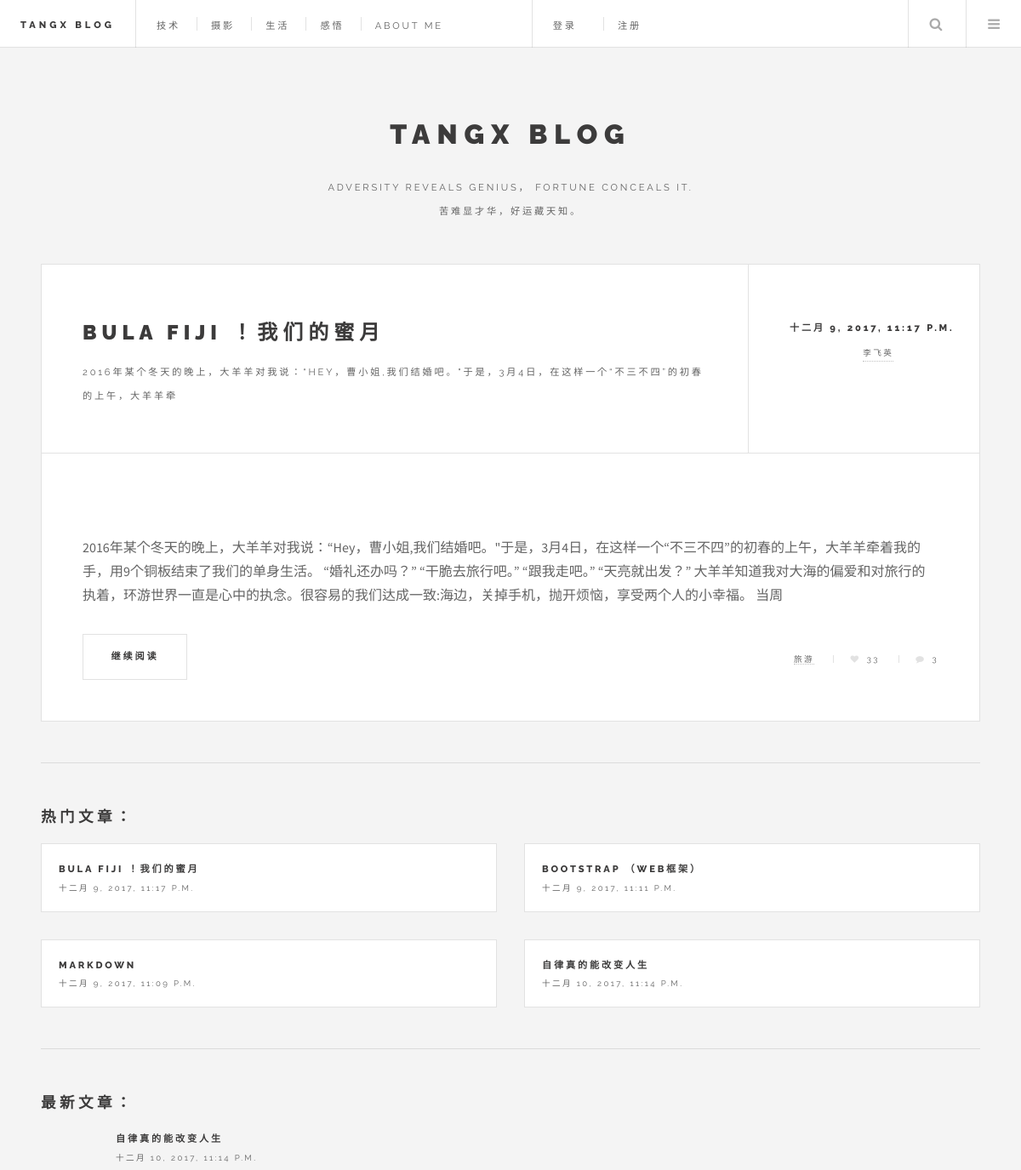
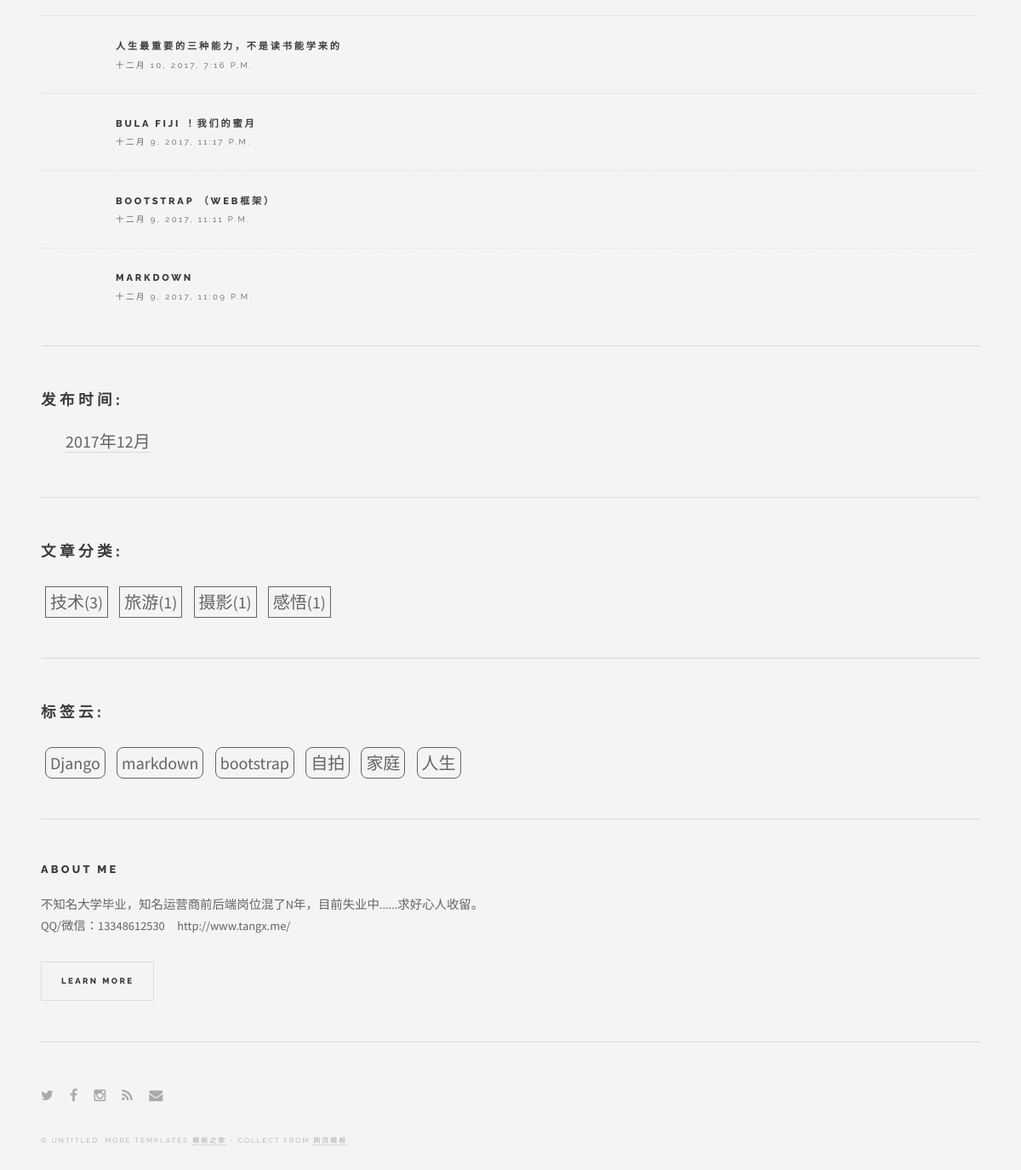
The app's page /category/2/ with its own data (2 pictures, top to bottom).
### blog/models.py (models this page shows, shortened)
class Post(models.Model):
    title = models.CharField(max_length=100)
    body = models.TextField()
    created_time = models.DateTimeField(auto_now_add=True)
    modified_time = models.DateTimeField(auto_now=True)
    excerpt = models.CharField(max_length=200,blank=True)
    category = models.ForeignKey('Category')
    tags = models.ManyToManyField('Tag')
    author = models.ForeignKey(User)
    views = models.PositiveIntegerField(default=0)
    img = models.ImageField(upload_to='avatar/post/%Y/%m/%d/',default='post.jpg')
    class Meta:
        ordering=['-created_time']
    def get_absolute_url(self):
        return reverse('blog:detail',kwargs={'pk':self.pk})

class Category(models.Model):
    name = models.CharField(max_length=30)
    def __str__(self):
        return self.name

class Tag(models.Model):
    name = models.CharField(max_length=30)

### users/models.py (models this page shows)
class User(AbstractUser):
    nickname = models.CharField(max_length=64,unique=True,db_index=True,verbose_name='昵称')
    signature = models.CharField(max_length=128,default='这家伙很懒什么都没有留下',verbose_name='个性签名')
    headshot = models.ImageField(upload_to='avatar/headshot/%Y/%m/%d/', default='default.jpg',verbose_name='头像')
    class Meta(AbstractUser.Meta):
        pass
    def __str__(self):
        return self.username

### blog/views.py (the view)
# urls.py: url('^category/(?P<pk>\d+)/$',CategoryView.as_view(),name='category'),
class CategoryView (IndexView):
    def get_queryset(self):
        cate = get_object_or_404(Category, pk=self.kwargs.get('pk'))
        return super().get_queryset().filter(category=cate)

### blog/templatetags/blog_tags.py (called while the page is built)
@register.simple_tag
def get_recent_post(num=5):
    return Post.objects.all().order_by('-created_time')[:num]

@register.simple_tag
def get_hot_post(num=4):
    return Post.objects.annotate(num_comments=Count('comment')).order_by('-num_comments')[:num]

@register.simple_tag
def archives():
    return Post.objects.dates('created_time','month',order='DESC')

@register.simple_tag
def get_category():
    return Category.objects.annotate(num_post=Count('post')).filter(num_post__gt=0)

@register.simple_tag
def get_tags():
    return Tag.objects.annotate(num_post=Count('post')).filter(num_post__gt=0)

### templates/blog/index.html (shortened to what this page needs)
{% extends 'blog/base.html' %}
{% block main %}
                        {% for post in post_list %}
                            <article class="post">
								<header>
									<div class="title">
										<h2><a href="{{ post.get_absolute_url }}">{{ post.title }}</a></h2>
										<p>{{ post.excerpt }}</p>
									</div>
									<div class="meta">
										<time class="published" datetime="2015-10-22">{{ post.created_time }}</time>
										<a href="#" class="author"><span class="name">{{ post.author }}</span><img src="{{ post.author.headshot.url }}" alt="" /></a>
									</div>
								</header>
								<p>{{ post.body | truncatechars:210 }}</p>
								<footer>
									<ul class="actions">
										<li><a href="{{ post.get_absolute_url }}" class="button big">继续阅读</a></li>
									</ul>
									<ul class="stats">
										<li><a href="{% url 'blog:category' post.category.pk %}">{{ post.category }}</a></li>
										<li><a href="{{ post.get_absolute_url }}" class="icon fa-heart">{{ post.views }}</a></li>
										<li><a href="{{ post.get_absolute_url }}" class="icon fa-comment">{{ post.comment_set.all.count }}</a></li>
									</ul>
								</footer>
							</article>
                        {% empty %}
                            暂无文章收录
                        {% endfor %}
{% endblock %}

### templates/blog/base.html (shortened to what this page needs)
{% load static %}
{% load blog_tags %}
<!DOCTYPE HTML>
<html>
	<head>
		<link rel="stylesheet" href="{% static 'assets/css/main.css'%}" />
        <link rel="stylesheet" href="{% static 'assets/highlights/github.css' %}">
	</head>
	<body>
			<div id="wrapper">
					<header id="header">
						<h1><a href="{% url 'blog:index' %}">Tangx Blog</a></h1>
						<nav class="links">
							<ul>
								<li><a href="{% url 'blog:category' 1 %}">技术</a></li>
								<li><a href="{% url 'photo:show' %}">摄影</a></li>
								<li><a href="#">生活</a></li>
								<li><a href="{% url 'blog:category' 5 %}">感悟</a></li>
								<li><a href="#">About Me</a></li>
							</ul>
						</nav>
                        <nav class="links usernav">
                           <ul>
                               {% if user.is_authenticated  %}
                                <li class="cl-effect-11"><a href="#"><img src="{{ user.headshot.url }} " height="30" width="30"/></a></li>
                                <li class="cl-effect-11"><a href="#" data-hover="{{ user.username }}">{{ user.username }}</a></li>
                                <li class="cl-effect-11"><a href="{% url 'logout' %}?next={{ request.path }}" data-hover="注销">注销</a></li>
                                <li class="cl-effect-11"><a href="{% url 'password_change' %}?next={{ request.path }}" data-hover="修改密码">修改密码</a></li>
                                 <li class="cl-effect-11"><a href="{% url 'blog:pubpost' user.pk %}" data-hover="发布">发布</a></li>
                            {% else %}
                                <li class="cl-effect-11" id="mylogin" style="width: 40px" >
                                    <a id='mylogina'style="width:36px;cursor: pointer;display: inline-block" >登录</a>
                                </li>
                                <li class="cl-effect-11"><a href="{% url 'users:register' %}?next={{ request.path }}" data-hover="注册">注册</a></li>
                            {% endif %}
                           </ul>
						</nav>
						<nav class="main">
							<ul>
								<li class="search">
									<a class="fa-search" href="#search">Search</a>
								</li>
								<li class="menu">
									<a class="fa-bars" href="#menu">Menu</a>
								</li>
							</ul>
						</nav>
					</header>
					<div id="main">
                        {% block main %}
                        {% endblock %}
					</div>
					<section id="sidebar">
							<section id="intro">
								<header>
									<h2>TANGX BLOG</h2>
									<p>Adversity reveals genius， fortune conceals it.<br>苦难显才华，好运藏天知。</p>
								</header>
							</section>
							<section>
                                <h2>热门文章：</h2>
								<div class="mini-posts">
										{% get_hot_post as hot_post_list%}
                                        {% for hot_post in hot_post_list %}
                                            <article class="mini-post">
											<header>
												<h3><a href="{{ hot_post.get_absolute_url }}">{{ hot_post.title }}</a></h3>
												<time class="published" datetime="{{ hot_post.created_time }}">{{ hot_post.created_time }}</time>
											</header>
										    </article>
                                        {% empty %}
                                            暂无blog文章发表
                                        {% endfor %}
								</div>
							</section>
							<section>
                                <h2>最新文章：</h2>
								<ul class="posts">
                                    {% get_recent_post as recent_post_list%}
                                        {% for recent_post in recent_post_list %}
                                           <li>
                                                <article>
                                                    <header>
                                                        <h3><a href="{{ recent_post.get_absolute_url }}">{{ recent_post.title }}</a></h3>
                                                        <time class="published" datetime="{{ recent_post.created_time }}">{{ recent_post.created_time }}</time>
                                                    </header>
                                                </article>
                                           </li>
                                        {% empty %}
                                            暂无blog文章发表
                                        {% endfor %}
								</ul>
							</section>
                           <section>
                               {% archives as date_list %}
                                <h2>发布时间:</h2>
                               <ul class="mysection ">
                                   {% for date in date_list %}
                                       <li><a href="{% url 'blog:archives' date.year date.month %}" style="font-size: 20px">{{ date.year }}年{{ date.month }}月</a></li>
                                   {% empty %}
                                       暂无时间分类
                                   {% endfor %}
                               </ul>
                           </section>
                           <section class="mysection mytag">
                               {% get_category as cate_list %}
                               <h2>文章分类:</h2>
                                <div>
                                   {% for cate in cate_list %}
                                      <li>
                                          <a href="{% url 'blog:category' cate.pk %}" >{{ cate.name }}<span>({{ cate.num_post }})</span></a>
                                      </li>
                                   {% empty %}
                                       暂无时间分类
                                   {% endfor %}
                                </div>
                           </section>
                           <section class="mysection mytag">
                               {% get_tags as tags_list %}
                               <h2>标签云:</h2>
                                <div>
                                   {% for tag in tags_list %}
                                      <li >
                                          <a href="{% url 'blog:tags' tag.pk %}" style="border-radius: 8px">{{ tag.name }}</a>
                                      </li>
                                   {% empty %}
                                       暂无时间分类
                                   {% endfor %}
                                </div>
                           </section>
							<section class="blurb">
								<h2>About Me</h2>
								<p>不知名大学毕业，知名运营商前后端岗位混了N年，目前失业中......求好心人收留。<br> QQ/微信：13348612530 &nbsp;&nbsp;&nbsp;&nbsp;http://www.tangx.me/</p>
								<ul class="actions">
									<li><a href="#" class="button">Learn More</a></li>
								</ul>
							</section>
							<section id="footer">
								<ul class="icons">
									<li><a href="#" class="fa-twitter"><span class="label">Twitter</span></a></li>
									<li><a href="#" class="fa-facebook"><span class="label">Facebook</span></a></li>
									<li><a href="#" class="fa-instagram"><span class="label">Instagram</span></a></li>
									<li><a href="{% url 'rss' %}" class="fa-rss"><span class="label">RSS</span></a></li>
									<li><a href="#" class="fa-envelope"><span class="label">Email</span></a></li>
								</ul>
								<p class="copyright">&copy; Untitled. More Templates <a href="http://www.cssmoban.com/" target="_blank" title="模板之家">模板之家</a> - Collect from <a href="http://www.cssmoban.com/" title="网页模板" target="_blank">网页模板</a>.</p>
							</section>
					</section>
			</div>
	</body>
</html>

### templates/blog/base.html (style rules this page uses)
.mysection li { list-style: none }
.mysection a { margin: 5px;font-size: 20px; }
.mytag a { border: 1px solid;padding: 5px; }
.mytag li { display: inline-block;margin-top: 10px }
#mylogin { width: 30px;height: 56px }

### records on screen
Post: title "BULA FIJI ！我们的蜜月", excerpt "2016年某个冬天的晚上，大羊羊对我说：“HEY，曹小姐,我们结婚吧。\"于是，3月4日，在这样一个“不三不四”的初春的上午，大羊羊牵", created_time "十二月 9, 2017, 11:17 P.M.", author "李飞英", body "2016年某个冬天的晚上，大羊羊对我说：“Hey，曹小姐,我们结婚吧。\"于是，3月4日，在这样一个“不三不四”的初春的上午，大羊羊牵着我的手，用9个铜板结束了我们的单身生活。 “婚礼还办吗？” “干脆去旅行吧。” “跟我走吧。” “天亮就出发？” 大羊羊知道我对大海的偏爱和对旅行的执着，环游世界一直是心中的执念。很容易的我们达成一致:海边，关掉手机，抛开烦恼，享受两个人的小幸福。 当周", category "旅游", views "33", comment_set.all.count "3"
Post: title "BOOTSTRAP （WEB框架）", created_time "十二月 9, 2017, 11:11 P.M."
Post: title "MARKDOWN", created_time "十二月 9, 2017, 11:09 P.M."
Post: title "自律真的能改变人生", created_time "十二月 10, 2017, 11:14 P.M."
Post: title "人生最重要的三种能力，不是读书能学来的", created_time "十二月 10, 2017, 7:16 P.M."
Category: name "技术", num_post "3"
Category: name "旅游", num_post "1"
Category: name "摄影", num_post "1"
Category: name "感悟", num_post "1"
Tag: name "Django"
Tag: name "markdown"
Tag: name "bootstrap"
Tag: name "自拍"
Tag: name "家庭"
Tag: name "人生"

### other values on screen
{{ date.year }} "2017"
{{ date.month }} "12"
